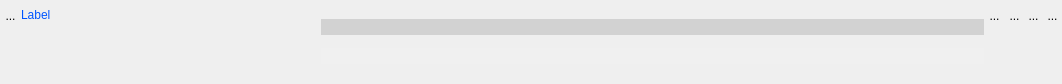
<?xml version="1.0" encoding="UTF-8"?>
<ui version="4.0">
 <class>WidgetPlusieursBase</class>
 <widget class="QWidget" name="WidgetPlusieursBase">
  <property name="geometry">
   <rect>
    <x>0</x>
    <y>0</y>
    <width>1062</width>
    <height>84</height>
   </rect>
  </property>
  <property name="sizePolicy">
   <sizepolicy hsizetype="Preferred" vsizetype="Fixed">
    <horstretch>0</horstretch>
    <verstretch>0</verstretch>
   </sizepolicy>
  </property>
  <property name="minimumSize">
   <size>
    <width>1062</width>
    <height>30</height>
   </size>
  </property>
  <property name="windowTitle">
   <string>Form</string>
  </property>
  <layout class="QHBoxLayout" name="horizontalLayout_2">
   <property name="spacing">
    <number>0</number>
   </property>
   <property name="margin">
    <number>0</number>
   </property>
   <item>
    <layout class="QVBoxLayout" name="verticalLayout_2">
     <item>
      <layout class="QHBoxLayout" name="horizontalLayout">
       <item>
        <widget class="QToolButton" name="RBValide">
         <property name="minimumSize">
          <size>
           <width>21</width>
           <height>31</height>
          </size>
         </property>
         <property name="styleSheet">
          <string notr="true">border : 0px</string>
         </property>
         <property name="text">
          <string>...</string>
         </property>
         <property name="icon">
          <iconset>
           <normaloff>../../../../../../home/A96028/Install_EficasV1/ArbreEficas/Editeur/icons/ast-green-ball.png</normaloff>../../../../../../home/A96028/Install_EficasV1/ArbreEficas/Editeur/icons/ast-green-ball.png</iconset>
         </property>
         <property name="iconSize">
          <size>
           <width>32</width>
           <height>32</height>
          </size>
         </property>
        </widget>
       </item>
       <item>
        <widget class="QLabel" name="label">
         <property name="minimumSize">
          <size>
           <width>300</width>
           <height>24</height>
          </size>
         </property>
         <property name="frameShape">
          <enum>QFrame::NoFrame</enum>
         </property>
         <property name="text">
          <string>&lt;html&gt;&lt;head/&gt;&lt;body&gt;&lt;p&gt;&lt;span style=&quot; color:#0055ff;&quot;&gt;Label&lt;/span&gt;&lt;/p&gt;&lt;/body&gt;&lt;/html&gt;</string>
         </property>
        </widget>
       </item>
      </layout>
     </item>
     <item>
      <spacer name="verticalSpacer">
       <property name="orientation">
        <enum>Qt::Vertical</enum>
       </property>
       <property name="sizeHint" stdset="0">
        <size>
         <width>20</width>
         <height>40</height>
        </size>
       </property>
      </spacer>
     </item>
    </layout>
   </item>
   <item>
    <widget class="QScrollArea" name="scrollArea">
     <property name="sizePolicy">
      <sizepolicy hsizetype="MinimumExpanding" vsizetype="Expanding">
       <horstretch>0</horstretch>
       <verstretch>0</verstretch>
      </sizepolicy>
     </property>
     <property name="minimumSize">
      <size>
       <width>0</width>
       <height>52</height>
      </size>
     </property>
     <property name="maximumSize">
      <size>
       <width>16777215</width>
       <height>678</height>
      </size>
     </property>
     <property name="frameShape">
      <enum>QFrame::NoFrame</enum>
     </property>
     <property name="widgetResizable">
      <bool>true</bool>
     </property>
     <property name="alignment">
      <set>Qt::AlignLeading|Qt::AlignLeft|Qt::AlignTop</set>
     </property>
     <widget class="QWidget" name="scrollAreaWidgetContents">
      <property name="geometry">
       <rect>
        <x>0</x>
        <y>0</y>
        <width>571</width>
        <height>65</height>
       </rect>
      </property>
      <property name="minimumSize">
       <size>
        <width>571</width>
        <height>0</height>
       </size>
      </property>
      <layout class="QVBoxLayout" name="verticalLayoutLabel">
       <property name="spacing">
        <number>0</number>
       </property>
       <property name="leftMargin">
        <number>0</number>
       </property>
       <property name="topMargin">
        <number>6</number>
       </property>
       <property name="rightMargin">
        <number>0</number>
       </property>
       <property name="bottomMargin">
        <number>6</number>
       </property>
       <item>
        <widget class="QLineEdit" name="labelVal1">
         <property name="styleSheet">
          <string notr="true">background:rgb(210,210,210)</string>
         </property>
         <property name="frame">
          <bool>false</bool>
         </property>
        </widget>
       </item>
       <item>
        <widget class="QLineEdit" name="labelVal2">
         <property name="enabled">
          <bool>true</bool>
         </property>
         <property name="styleSheet">
          <string notr="true">background:rgb(240,240,240)</string>
         </property>
         <property name="frame">
          <bool>false</bool>
         </property>
        </widget>
       </item>
      </layout>
     </widget>
    </widget>
   </item>
   <item>
    <layout class="QVBoxLayout" name="verticalLayout">
     <item>
      <layout class="QHBoxLayout" name="horizontalLayout_3">
       <property name="sizeConstraint">
        <enum>QLayout::SetFixedSize</enum>
       </property>
       <item>
        <widget class="QToolButton" name="RBPoubelle">
         <property name="minimumSize">
          <size>
           <width>21</width>
           <height>31</height>
          </size>
         </property>
         <property name="maximumSize">
          <size>
           <width>21</width>
           <height>31</height>
          </size>
         </property>
         <property name="styleSheet">
          <string notr="true">border : 0px</string>
         </property>
         <property name="text">
          <string>...</string>
         </property>
         <property name="icon">
          <iconset>
           <normaloff>../../../../../../home/A96028/Install_EficasV1/ArbreEficas/Editeur/icons/deleteRond.png</normaloff>../../../../../../home/A96028/Install_EficasV1/ArbreEficas/Editeur/icons/deleteRond.png</iconset>
         </property>
         <property name="iconSize">
          <size>
           <width>32</width>
           <height>32</height>
          </size>
         </property>
        </widget>
       </item>
       <item>
        <widget class="QToolButton" name="RBButton1">
         <property name="styleSheet">
          <string notr="true">border : 0px</string>
         </property>
         <property name="text">
          <string>...</string>
         </property>
         <property name="icon">
          <iconset>
           <normaloff>../../../../../../home/A96028/parametres-outils-icone-9314-64.png</normaloff>../../../../../../home/A96028/parametres-outils-icone-9314-64.png</iconset>
         </property>
         <property name="iconSize">
          <size>
           <width>32</width>
           <height>32</height>
          </size>
         </property>
        </widget>
       </item>
       <item>
        <widget class="QToolButton" name="RBButton2">
         <property name="styleSheet">
          <string notr="true">border : 0px</string>
         </property>
         <property name="text">
          <string>...</string>
         </property>
         <property name="icon">
          <iconset>
           <normaloff>../../../../../../home/A96028/gestionnaire-fichiers-icone-6566-64.png</normaloff>../../../../../../home/A96028/gestionnaire-fichiers-icone-6566-64.png</iconset>
         </property>
         <property name="iconSize">
          <size>
           <width>32</width>
           <height>32</height>
          </size>
         </property>
        </widget>
       </item>
       <item>
        <widget class="QToolButton" name="RBButton3">
         <property name="styleSheet">
          <string notr="true">border:0px</string>
         </property>
         <property name="text">
          <string>...</string>
         </property>
         <property name="icon">
          <iconset>
           <normaloff>../../../../../../home/A96028/verre-loupe-icone-6087-64.png</normaloff>../../../../../../home/A96028/verre-loupe-icone-6087-64.png</iconset>
         </property>
         <property name="iconSize">
          <size>
           <width>32</width>
           <height>32</height>
          </size>
         </property>
        </widget>
       </item>
      </layout>
     </item>
     <item>
      <spacer name="verticalSpacer_2">
       <property name="orientation">
        <enum>Qt::Vertical</enum>
       </property>
       <property name="sizeHint" stdset="0">
        <size>
         <width>20</width>
         <height>40</height>
        </size>
       </property>
      </spacer>
     </item>
    </layout>
   </item>
  </layout>
 </widget>
 <resources/>
 <connections/>
</ui>
